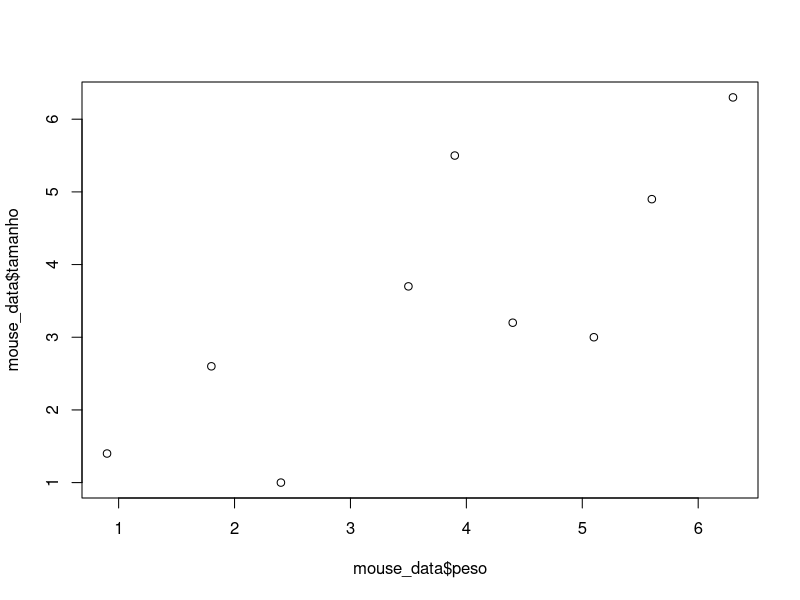
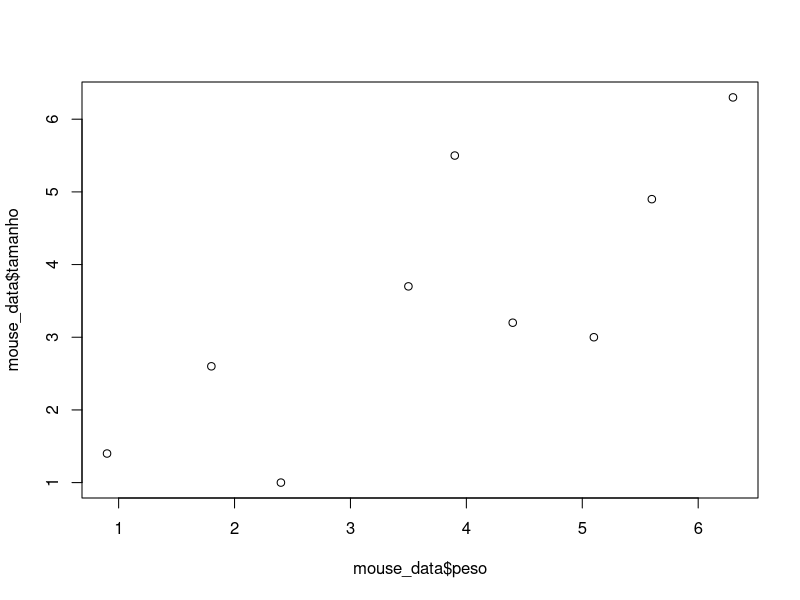

Write the R code that produced these figures, in order. (Note: this script raises an error after producing the figures.)
mouse_data <- data.frame(
  peso=c(0.9, 1.8, 2.4, 3.5, 3.9, 4.4, 5.1, 5.6, 6.3),
  tamanho=c(1.4, 2.6, 1.0, 3.7, 5.5, 3.2, 3.0, 4.9, 6.3)
)

plot(mouse_data$peso, mouse_data$tamanho)

regressao_linear <- lm(tamanho ~ peso, mouse_data)

summary(regressao_linear)

plot(mouse_data$peso, mouse_data$tamanho) + regressao_linear

abline(regressao_linear, col= "blue")
